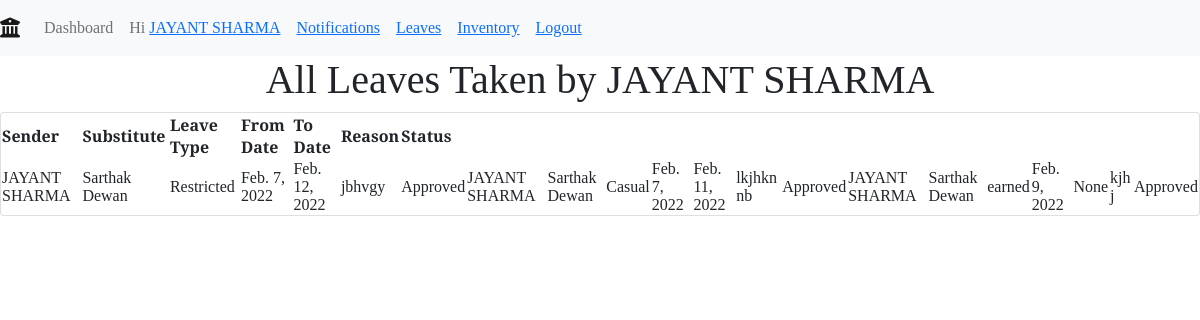
Before: /profile/viewprevleaves/ (signed in) with the older database file.
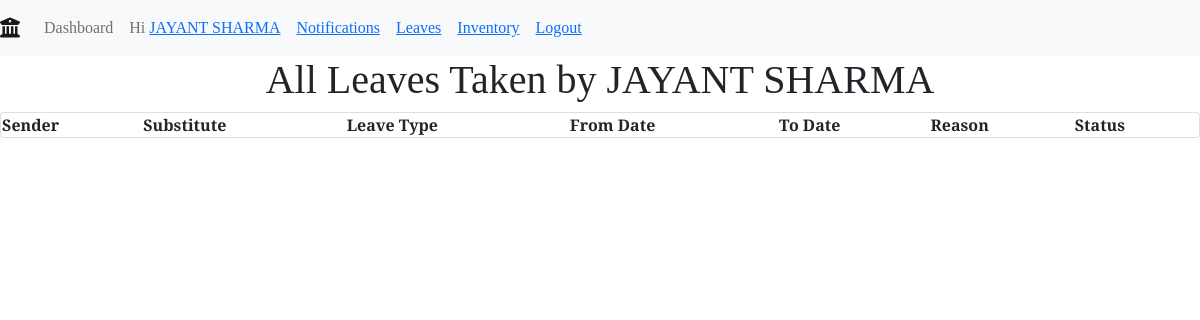
After: the same page with the newer database file.
### main/models.py (models this page shows, shortened)
class UserLeaveStatus(models.Model):
    staff=models.ForeignKey('Staff', on_delete=CASCADE, related_name='user')
    leave_type=models.ForeignKey(TotalLeaves, on_delete=CASCADE)
    from_date=models.DateField(null=True, default=None)    # jis din chahiye
    to_date=models.DateField(null=True, default=None)
    reason = models.TextField()
    substitute=models.ForeignKey('Staff', blank=None, on_delete=CASCADE, related_name='Substitute')
    substitute_approval = models.BooleanField(default=False)               # field -> substitute ka
    admin_approval = models.BooleanField(default=False)                       # field -> admin ka
    admin=models.ForeignKey("Staff", on_delete=models.SET_DEFAULT, default=None, blank=True, related_name='admin', null=True)
    status = models.CharField(max_length=100, default="Pending", blank=False)
    rejected = models.BooleanField(default=False)

class Staff(models.Model):
    user_obj = models.ForeignKey(User, on_delete=CASCADE, blank=False, null=False, default=None)
    name=models.CharField(max_length=100)
    mobile_number=models.IntegerField()
    email=models.EmailField()
    category=models.ForeignKey('Category',on_delete=CASCADE)
    designation=models.ForeignKey('Designation',on_delete=CASCADE)
    agency = models.ForeignKey('Agency',on_delete=CASCADE)
    room=models.ForeignKey('Room',blank=True,null=True,on_delete=SET_NULL,default=None)

class TotalLeaves(models.Model):
    LeaveName = models.CharField(max_length=100, blank=True)
    count = models.IntegerField(default=0)
    year = models.IntegerField(default=2021)

### main/views.py (the view)
# urls.py: path('profile/viewprevleaves/',views.viewprevleaves,name='viewprevleaves'),
def viewprevleaves(request):
	staff=Staff.objects.get(user_obj=request.user)
	all_leaves=UserLeaveStatus.objects.filter(staff=staff,rejected=False,admin_approval=True,substitute_approval=True)
	context={
		'staff':staff,
		'all_leaves':all_leaves,
	}
	return render(request,"leaves/viewprevleaves.html",context)

### templates/leaves/viewprevleaves.html
{% extends 'base.html' %}
{% load static %}
{% block body %}
{% include 'navbar.html' with staff=staff %}
<div class='Wrapper'>
    <div class="all-leaves-container">
        <h1 style="text-align: center;"> All Leaves Taken by {{staff.name}}</h1>
        <div class = "tables-leaves card">
            <table>
                <thead class="thead-dark">
                    <th>Sender</th>
                    <th>Substitute</th>
                    <th>Leave Type</th>
                    <th>From Date</th>
                    <th>To Date</th>
                    <th>Reason </th>
                    <th>Status</th>
                </thead>
                <tbody>
                    <tr>
                    {% for leave in all_leaves %}
                        <td>{{leave.staff.name}}</td>
                        <td>{{leave.substitute.name}}</td>
                        <td>{{leave.leave_type.LeaveName}}</td>
                        <td>{{leave.from_date}}</td>
                        <td>{{leave.to_date}}</td>
                        <td>{{leave.reason}}</td>
                        <td>{{leave.status}}</td>
                    {% endfor %}
                    </tr>
                </tbody>
            </table>
        </div>
    </div>
</div>
{% endblock body %}

Changed rows visible on the page:
removed UserLeaveStatus: staff.name "JAYANT SHARMA", substitute.name "Sarthak Dewan", leave_type.LeaveName "Restricted", from_date "Feb. 7, 2022", to_date "Feb. 12, 2022", reason "jbhvgy", status "Approved"
removed UserLeaveStatus: staff.name "JAYANT SHARMA", substitute.name "Sarthak Dewan", leave_type.LeaveName "Casual", from_date "Feb. 7, 2022", to_date "Feb. 11, 2022", reason "lkjhkn nb", status "Approved"
removed UserLeaveStatus: staff.name "JAYANT SHARMA", substitute.name "Sarthak Dewan", leave_type.LeaveName "earned", from_date "Feb. 9, 2022", to_date "None", reason "kjh j", status "Approved"
